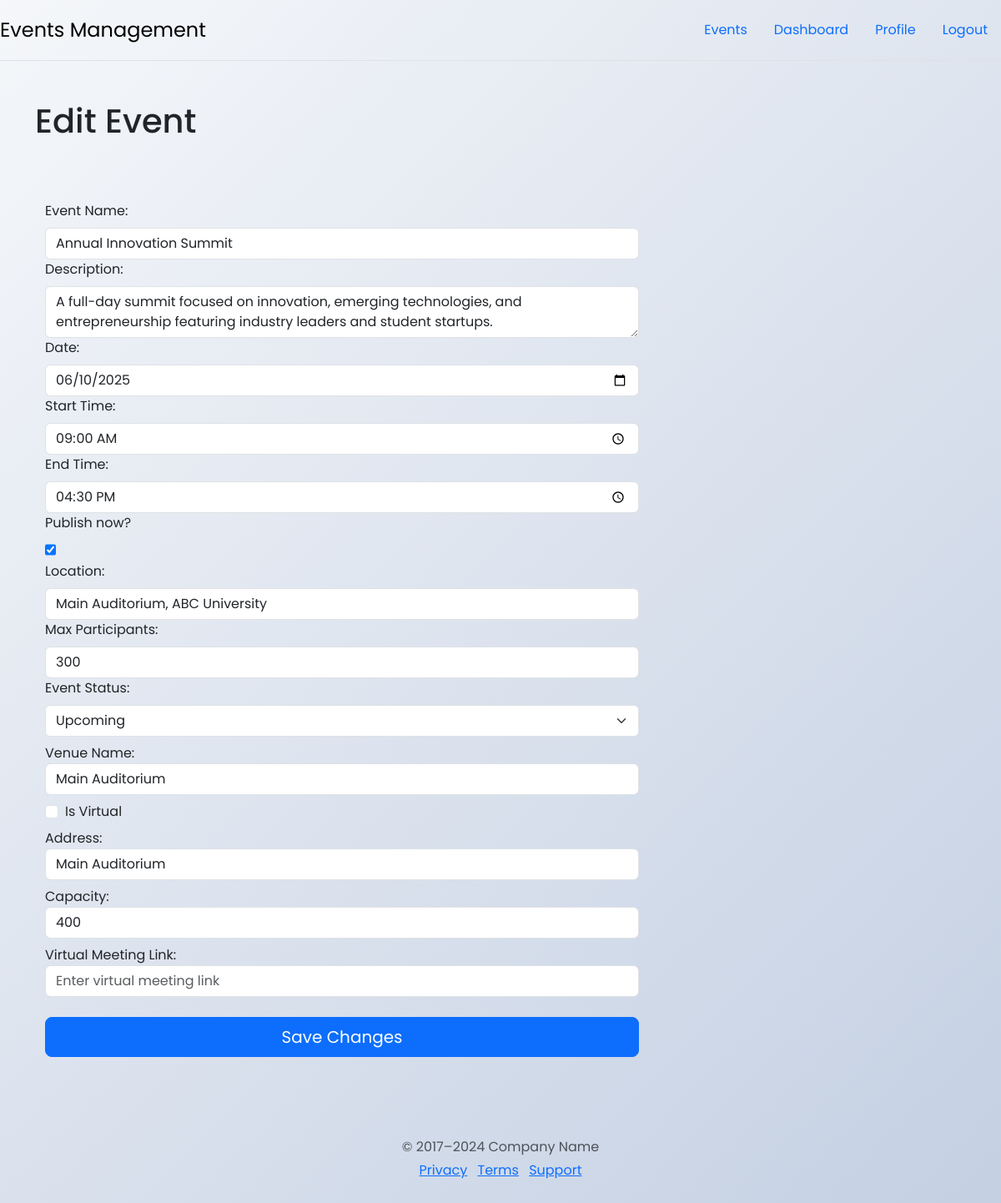
Screenshot of /edit-event/2/ (signed in) with the database file from the repository.
### events/models.py (models this page shows, shortened)
class Event(models.Model):
    EVENT_STATUS_CHOICES = [
        ('upcoming', 'upcoming'),
        ('ongoing', 'ongoing'),
        ('completed', 'completed')
    ]
    name = models.CharField(max_length=100)
    description = models.TextField()
    date = models.DateField()
    start_time = models.TimeField()
    end_time = models.TimeField()
    is_public = models.BooleanField(default=False)
    location = models.CharField(max_length=100, blank=True, null=True)
    max_participants = models.PositiveIntegerField()
    organizer = models.ForeignKey(
        User, on_delete=models.CASCADE, related_name='organized_events')
    venue = models.ForeignKey(
        Venue, on_delete=models.CASCADE, related_name='events')
    pub_date = models.TimeField(default=now)
    status = models.CharField(
        max_length=10, choices=EVENT_STATUS_CHOICES, default="upcoming")

class Venue(models.Model):
    name = models.CharField(max_length=100)
    is_virtual = models.BooleanField(default=False)
    address = models.CharField(max_length=200, blank=True, null=True)
    capacity = models.IntegerField(blank=True, null=True)
    virtual_meeting_link = models.URLField(blank=True, null=True)

### events/views.py (the view, shortened to what this page needs)
# urls.py: path("edit-event/<int:pk>/", views.EditEvent, name="edit_event"),
@login_required(login_url="/login")
def EditEvent(request, pk):
    event = get_object_or_404(Event, pk=pk)
    venue = get_object_or_404(Venue, pk=event.venue.pk)
    return render(request, "events/edit_event.html", {"event": event})

### events/templates/events/edit_event.html (shortened to what this page needs)
{% extends "events/base.html" %}
{% block content %}
<h1>Edit Event</h1>
<div class="container">
  <main>
    <div class="row g-5 mt-4">
      <div class="col-md-7 col-lg-8">
        <form
          class="needs-validation"
          method="post"
          action="{% url 'edit_event' event.pk %}"
        >
          <div>
            <label class="form-label" for="name">Event Name:</label>
            <input
              class="form-control"
              type="text"
              id="name"
              name="name"
              value="{{event.name}}"
              required
              maxlength="100"
            />
          </div>
          <div>
            <label class="form-label" for="description">Description:</label>
            <textarea
              class="form-control"
              id="description"
              type="text"
              name="description"
              required
            >
{{event.description}}</textarea
            >
          </div>
          <div>
            <label class="form-label" for="date">Date:</label>
            <input
              class="form-control"
              type="date"
              id="date"
              name="date"
              value="{{ event.date|date:'Y-m-d' }}"
              required
            />
          </div>
          <div>
            <label class="form-label" for="start_time">Start Time:</label>
            <input
              class="form-control"
              type="time"
              id="start_time"
              name="start_time"
              value="{{ event.start_time|time:'H:i' }}"
              required
            />
          </div>
          <div>
            <label class="form-label" for="end_time">End Time:</label>
            <input
              class="form-control"
              type="time"
              id="end_time"
              value="{{ event.end_time|time:'H:i' }}"
              name="end_time"
              required
            />
          </div>
          <div>
            <label class="form-label" for="is_public">Publish now?</label>
            <input
              class="form-check"
              type="checkbox"
              id="is_public"
              name="is_public"
              {% if event.is_public %}checked{%endif%}
            />
          </div>
          <div>
            <label class="form-label" for="location">Location:</label>
            <input
              class="form-control"
              type="text"
              id="location"
              name="location"
              value="{{event.location}}"
              maxlength="100"
            />
          </div>
          <div>
            <label class="form-label" for="max_participants"
              >Max Participants:</label
            >
            <input
              class="form-control"
              type="number"
              id="max_participants"
              name="max_participants"
              value="{{event.max_participants}}"
              required
              min="1"
            />
          </div>
        <div>
            <label class="form-label" for="status">Event Status:</label>
            <select
                class="form-select"
                id="status"
                name="status"
            >
                <option value="upcoming" {% if event.status == "upcoming" %}selected{% endif %}>Upcoming</option>
            </select>
        </div>
          <div class="form-group mt-2">
            <label for="venue_name">Venue Name:</label>
            <input
              type="text"
              value="{{event.venue.name}}"
              class="form-control"
              id="venue_name"
              name="venue_name"
              placeholder="Enter venue name"
              required
            />
          </div>
          <div class="form-group mt-2 form-check">
            <input
              type="checkbox"
              class="form-check-input"
              id="is_virtual"
              name="is_virtual"
            />
            <label class="form-check-label" for="is_virtual">Is Virtual</label>
          </div>
          <div class="form-group mt-2">
            <label for="address">Address:</label>
            <input
              type="text"
              value="{{event.venue.name}}"
              class="form-control"
              id="address"
              name="address"
              placeholder="Enter address"
            />
          </div>
          <div class="form-group mt-2">
            <label for="capacity">Capacity:</label>
            <input
              type="number"
              value="{{event.venue.capacity}}"
              class="form-control"
              id="capacity"
              name="capacity"
              placeholder="Enter capacity"
            />
          </div>
          <div class="form-group mt-2">
            <label for="virtual_meeting_link">Virtual Meeting Link:</label>
            <input
              type="url"
              class="form-control"
              id="virtual_meeting_link"
              name="virtual_meeting_link"
              value="{{event.venue.virtual_meeting_link}}"
              placeholder="Enter virtual meeting link"
            />
          </div>
          <button class="mt-4 w-100 btn btn-primary btn-lg" type="submit">
            Save Changes
          </button>
        </form>
      </div>
    </div>
  </main>
  <footer class="my-5 pt-5 text-body-secondary text-center text-small">
    <p class="mb-1">© 2017–2024 Company Name</p>
    <ul class="list-inline">
      <li class="list-inline-item"><a href="#">Privacy</a></li>
      <li class="list-inline-item"><a href="#">Terms</a></li>
      <li class="list-inline-item"><a href="#">Support</a></li>
    </ul>
  </footer>
</div>
{% endblock %}

### events/templates/events/base.html (style rules this page uses)
body { font-family: 'Poppins', sans-serif; background: linear-gradient(135deg, #f5f7fa, #c3cfe2); min-height: 100vh; }

### rows the page displays
Event: name "Annual Innovation Summit", description "A full-day summit focused on innovation, emerging technologies, and entrepreneurship featuring industry leaders and student startups.", date "06/10/2025", start_time "09:00", end_time "16:30", is_public "☑", location "Main Auditorium, ABC University", max_participants "300", status "Upcoming", venue_name "Main Auditorium", address "Main Auditorium", capacity "400"
